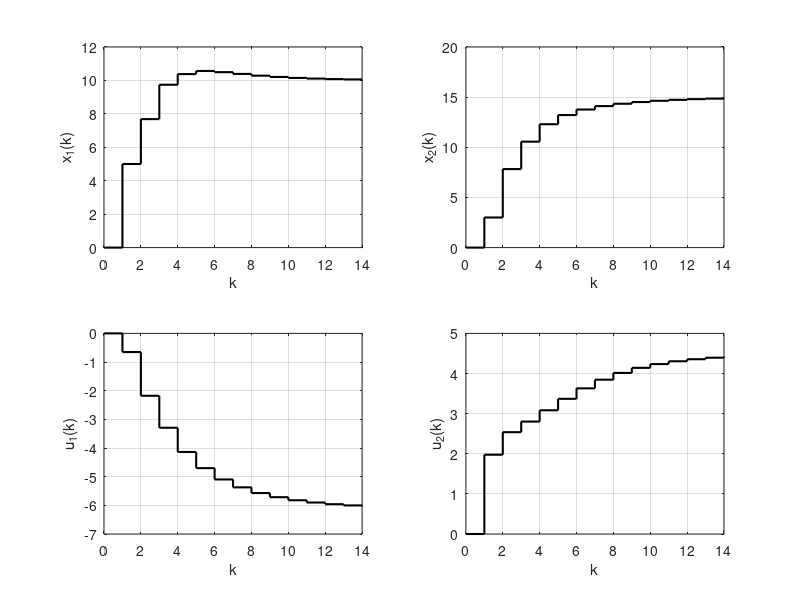
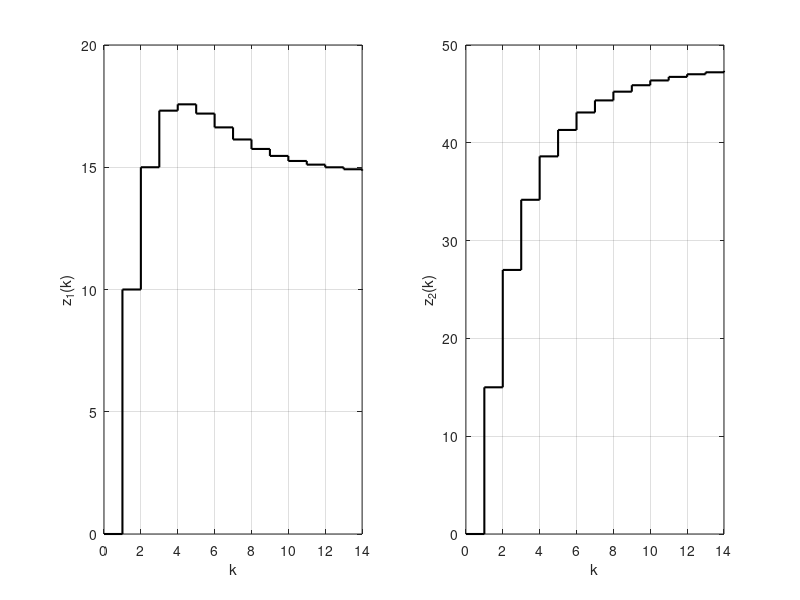

Source code (MATLAB) for these figures, in order:
%% Design of LQ controller (discrete-time)
clear all

% System matrices
A = [0, 1;
     0.45, 0.2];

B = [2, 0.5;
     0, 1];

% Weighting matrices
Q = [1, 0;
     0, 5];       % State cost

R = [5, 0;
     0, 10];      % Input cost

% Solve the Discrete Algebraic Riccati Equation
[P,~,K]= dare(A, B, Q, R);  %TODO

%% Regulation to zero

x_ = [];   % Store state trajectory
u_ = [];   % Store control inputs

x = [5; 15];   % Initial state

J = x' * P * x  % Initial cost (from value function)
J = 0;          % Reset cost accumulator

N = 15;         % Number of simulation steps

for i = 1:N
    u = -K * x;  %TODO;    % Compute control input
    J = J + x' * Q * x + u' * R * u;  %TODO;    % Accumulate cost

    x_ = [x_, x];    % Store state
    u_ = [u_, u];    % Store input

    x = A * x + B * u;  % Update system state
end


%% Extended model (Integrator Augmentation)

C = eye(2);   % Output matrix (identity — full-state measurement)

A = [0, 1;
     0.45, 0.2];

% Augmented A matrix 
A_tilde = [A, zeros(2,2);
           -C, eye(2)];  %TODO;

B = [2, 0.5;
     0, 1];

% Augmented B matrix 
B_tilde = [B;
           zeros(2,2)];  %TODO;

% Weighting matrices for augmented system
Q  = [1, 0;
      0, 0.5];   % State cost

Qz = [1, 0;
      0, 0.5];   % Integral state cost

R = [5, 0;
     0, 2];      % Input cost

% Augmented cost matrix
Q_tilde = blkdiag(Q, Qz);  %TODO;

% Solve DARE for augmented system
% [P, ~, K] = dare(A_tilde, B_tilde, Q_tilde, R); %TODO
[P,~,K_tilde] = dare(A_tilde, B_tilde, Q_tilde, R);

% Separate gains for state and integral part
Kx = K_tilde(:, 1:2);  %TODO
Kz = K_tilde(:, 3:4);  %TODO

% Desired output reference
y_r = [10; 15];

% Constant disturbance (model mismatch or external input)
d = [5; 3];

x_ = [];
u_ = [];
z_ = [];

x = [0; 0];                  % Initial state
z = zeros(size(y_r));        % Initial integrator state

N = 15;

for i = 1:N
    u = -Kx * x - Kz * z;  %TODO ;     % Control law with integral action

    x_ = [x_, x];            % Store state
    u_ = [u_, u];            % Store input
    z_ = [z_, z];            % Store integral state

    z = z + (y_r - C * x);  %TODO;   % Integrate tracking error
    x = A * x + B * u + d;   % Update system state (with disturbance)
end

%% Plotting

style = '-k';  % Black line style

% Plot state x1(k)
subplot(2,2,1)
stairs(0:(N-1), x_(1,:), style, 'LineWidth', 1.5)
xlabel('k');
ylabel('x_1(k)');
xlim([0, N-1]);
grid on
hold on

% Plot state x2(k)
subplot(2,2,2)
stairs(0:(N-1), x_(2,:), style, 'LineWidth', 1.5)
xlabel('k');
ylabel('x_2(k)');
xlim([0, N-1]);
grid on
hold on

% Plot input u1(k)
subplot(2,2,3)
stairs(0:(N-1), u_(1,:), style, 'LineWidth', 1.5)
xlabel('k');
ylabel('u_1(k)');
xlim([0, N-1]);
grid on
hold on

% Plot input u2(k)
subplot(2,2,4)
stairs(0:(N-1), u_(2,:), style, 'LineWidth', 1.5)
xlabel('k');
ylabel('u_2(k)');
xlim([0, N-1]);
grid on
hold on

set(gcf, 'position', [0, 200, 700, 350]);

%%
% Plot integral states
figure

subplot(1,2,1)
stairs(0:(N-1), z_(1,:), style, 'LineWidth', 1.5)
xlabel('k');
ylabel('z_1(k)');
xlim([0, N-1]);
grid on
hold on

subplot(1,2,2)
stairs(0:(N-1), z_(2,:), style, 'LineWidth', 1.5)
xlabel('k');
ylabel('z_2(k)');
xlim([0, N-1]);
grid on
hold on

set(gcf, 'position', [0, 200, 700, 170]);